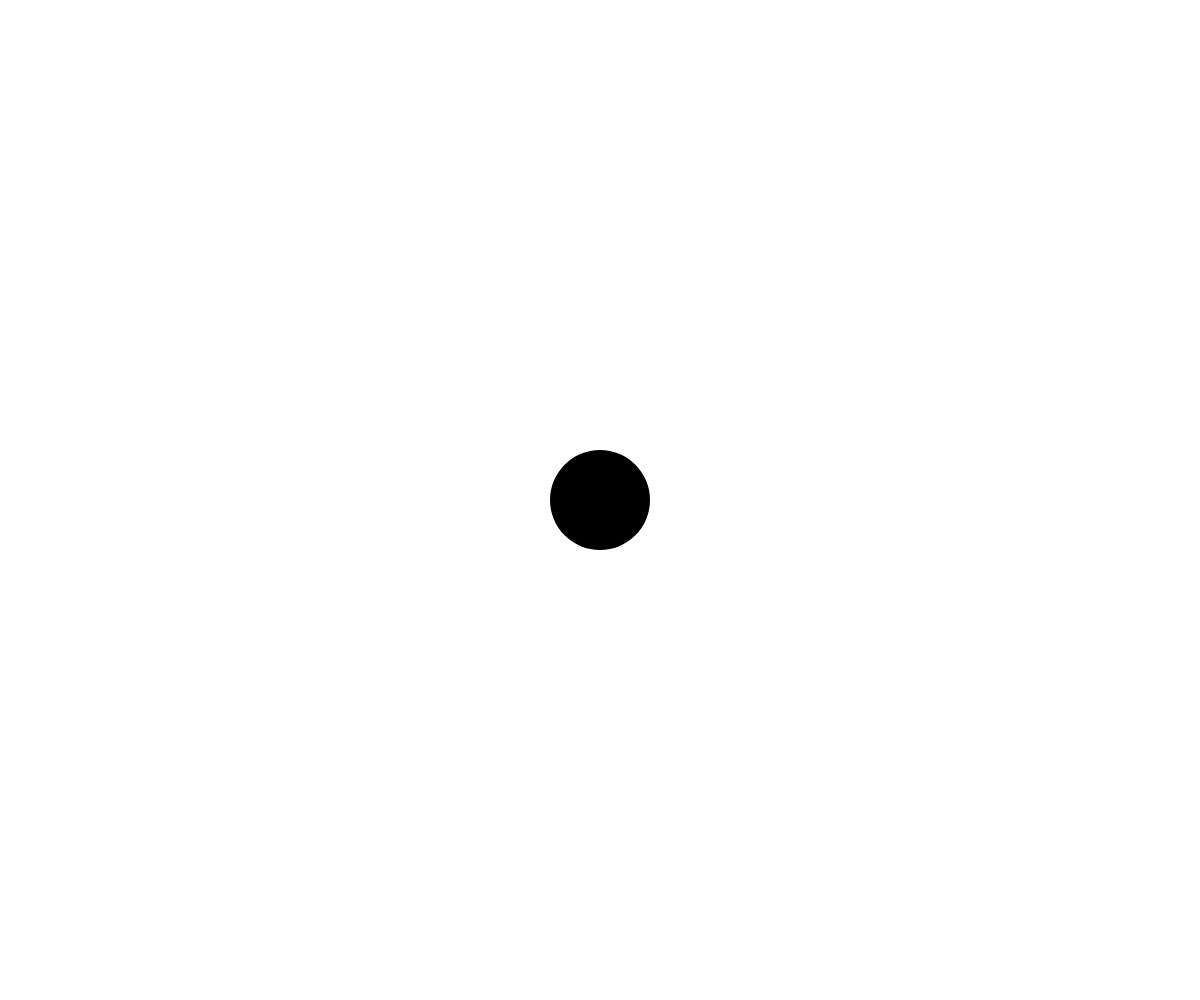
Frame 1 (no input)
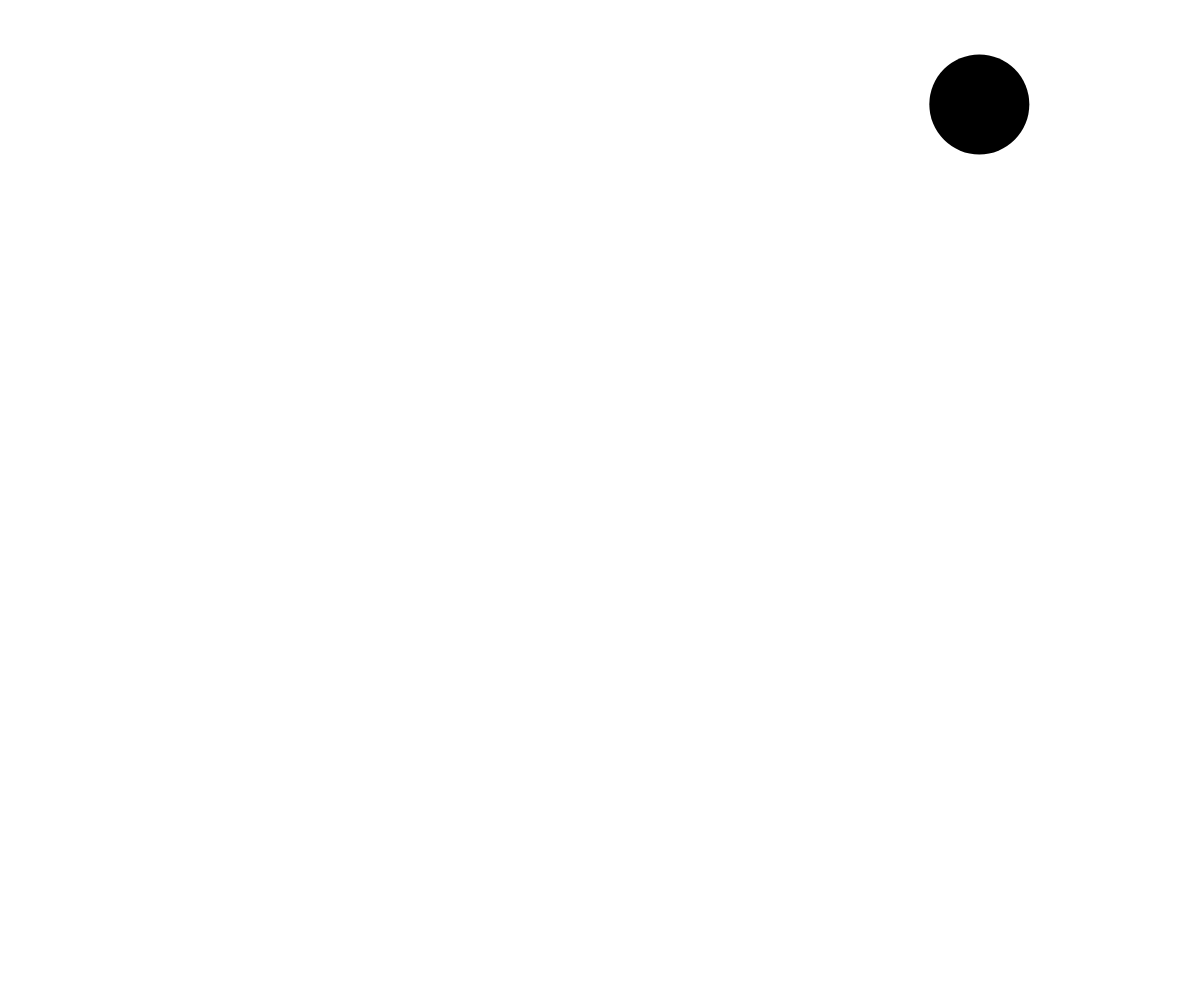
Frame 60 (no input)
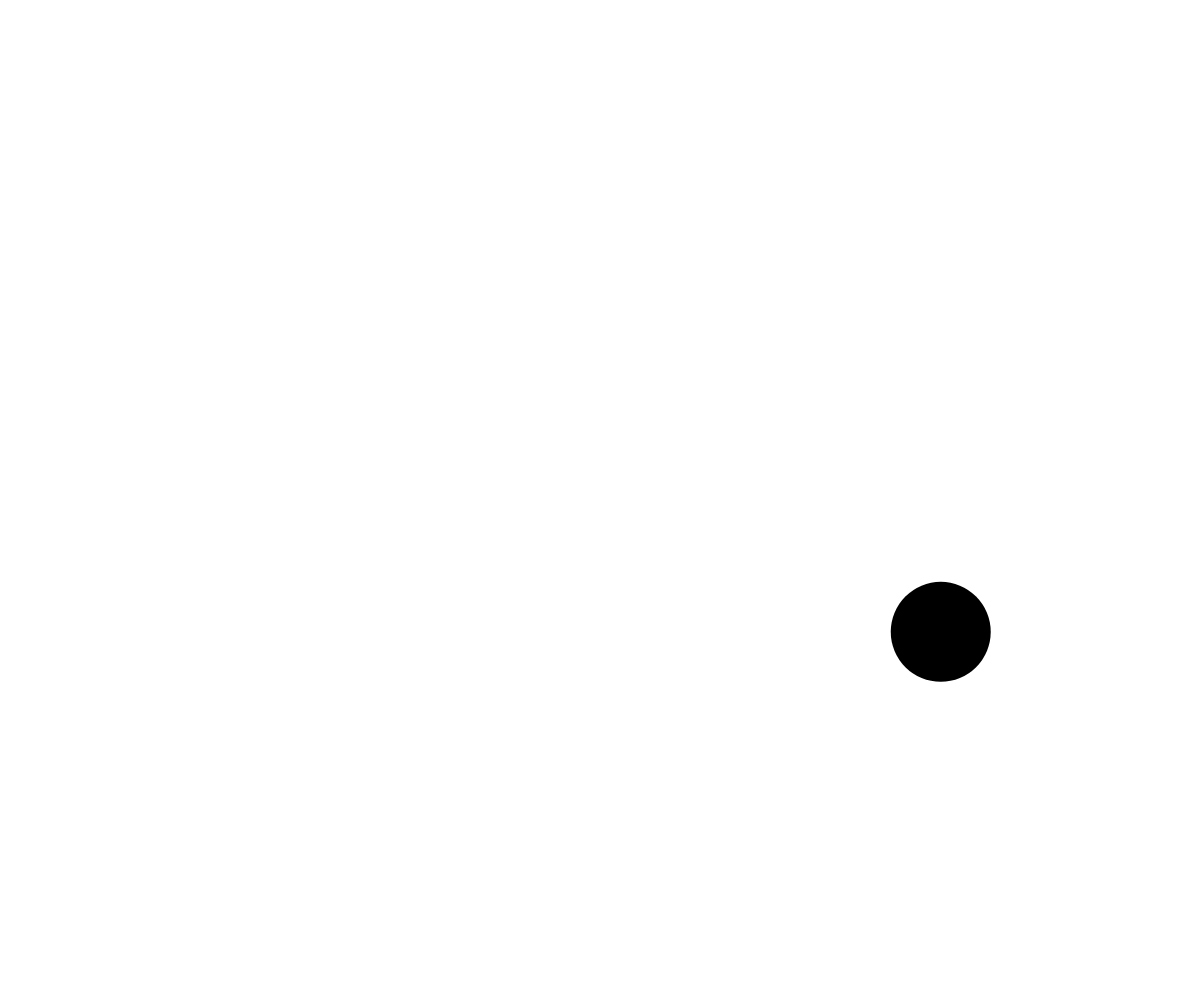
Frame 120 (the mouse pressed at the canvas centre since frame 60)

The p5.js sketch that drew these frames (run headless with seeded random() and noise() and a simulated clock; from frame 60 on, the mouse is pressed at the canvas centre):

// p5.js sketch
// ── sketch.js
// Bouncing ball demo
// Jordie Walter
// Sept 9, 2019
//
// Extra for Experts:
// - describe what you did to take this project "above and beyond"

let x;
let y;
let dx;
let dy;
let radius = 100;
let mode = 1;

function setup() {
  createCanvas(windowWidth, windowHeight);
  x = width/2;
  y = height/2;
  dx = random(-15,15);
  dy = random(-15,15);
}

function draw() {
  background(255);
  noStroke();
  fill(0);
  if(mode===1){
    circle(x, y, radius);
    moveShape();
  }else if(mode===-1){
    rect(x-radius/2, y-radius/2, radius, radius);
    moveShape();
  }
}

function windowResized(){
  setup();
}

function moveShape(){
  y+=dy;
  if(y>height-radius/2||y<0+radius/2){
    dy*=-1;
  }
  x+=dx;
  if(x>width-radius/2||x<0+radius/2){
    dx*=-1;
  }
}

function keyTyped(){
  if(key===' '){
    mode*=-1;
  }
}
